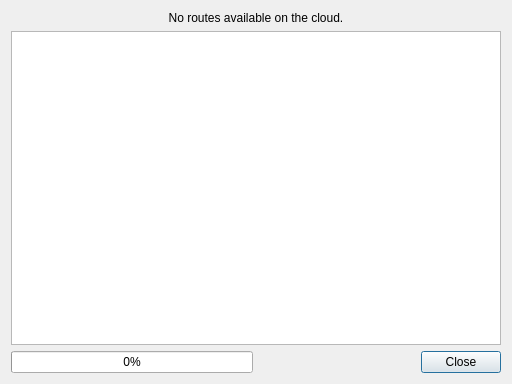
<?xml version="1.0" encoding="UTF-8"?>
<ui version="4.0">
 <class>CloudRoutesDialog</class>
 <widget class="QDialog" name="CloudRoutesDialog">
  <property name="geometry">
   <rect>
    <x>0</x>
    <y>0</y>
    <width>512</width>
    <height>384</height>
   </rect>
  </property>
  <property name="windowTitle">
   <string>Cloud Routes</string>
  </property>
  <layout class="QVBoxLayout" name="verticalLayout">
   <item>
    <widget class="QLabel" name="labelNoRoute">
     <property name="text">
      <string>No routes available on the cloud.</string>
     </property>
     <property name="alignment">
      <set>Qt::AlignCenter</set>
     </property>
    </widget>
   </item>
   <item>
    <widget class="QListView" name="listView"/>
   </item>
   <item>
    <layout class="QHBoxLayout" name="horizontalLayout">
     <item>
      <widget class="QProgressBar" name="progressBar">
       <property name="value">
        <number>0</number>
       </property>
       <property name="textVisible">
        <bool>true</bool>
       </property>
       <property name="invertedAppearance">
        <bool>false</bool>
       </property>
      </widget>
     </item>
     <item>
      <widget class="QDialogButtonBox" name="buttonBox">
       <property name="orientation">
        <enum>Qt::Horizontal</enum>
       </property>
       <property name="standardButtons">
        <set>QDialogButtonBox::Close</set>
       </property>
      </widget>
     </item>
    </layout>
   </item>
  </layout>
 </widget>
 <resources/>
 <connections>
  <connection>
   <sender>buttonBox</sender>
   <signal>clicked(QAbstractButton*)</signal>
   <receiver>CloudRoutesDialog</receiver>
   <slot>close()</slot>
   <hints>
    <hint type="sourcelabel">
     <x>449</x>
     <y>277</y>
    </hint>
    <hint type="destinationlabel">
     <x>393</x>
     <y>269</y>
    </hint>
   </hints>
  </connection>
 </connections>
</ui>
